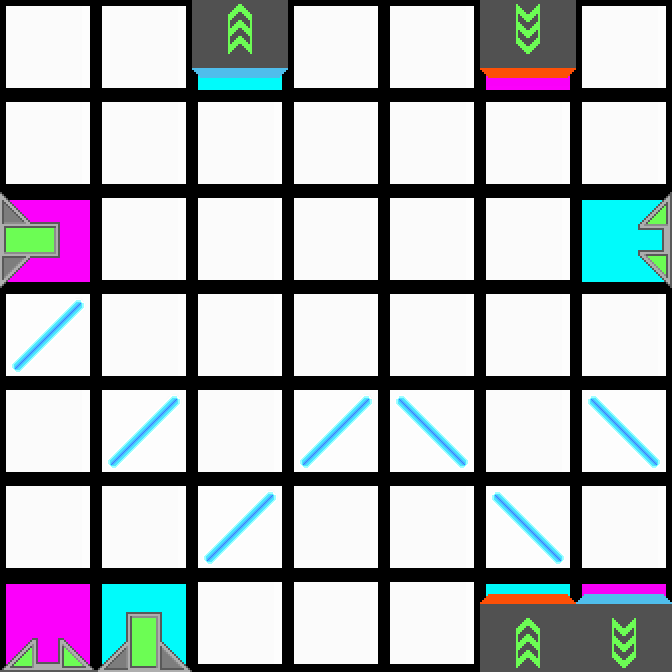

Tiled map render using the project's own tile images. Description and the whole map definition, tile-layer contents included, below:
An orthogonal 7x7 tile map with 96x96 px tiles, 2 tile layers (Colors, Tiles).

<map version="1.0" orientation="orthogonal" renderorder="right-down" width="7" height="7" tilewidth="96" tileheight="96">
 <properties>
  <property name="AvailableColors" value="0, 0" />
  <property name="AvailableTiles" value="1, 2, 2, 2" />
 </properties>
 <tileset firstgid="1" source="../tiles.tsx" />
 <layer name="Colors" width="7" height="7">
  <data encoding="csv">
87,87,86,87,87,85,87,
87,87,87,87,87,87,87,
85,87,87,87,87,87,86,
87,87,87,87,87,87,87,
87,87,87,87,87,87,87,
87,87,87,87,87,87,87,
85,86,87,87,87,86,85
</data>
 </layer>
 <layer name="Tiles" width="7" height="7">
  <data encoding="csv">
1,1,21,1,1,27,1,
1,1,1,1,1,1,1,
6,1,1,1,1,1,12,
2,1,1,1,1,1,1,
1,2,1,2,3,1,3,
1,1,2,1,1,3,1,
9,5,1,1,1,25,23
</data>
 </layer>
</map>
